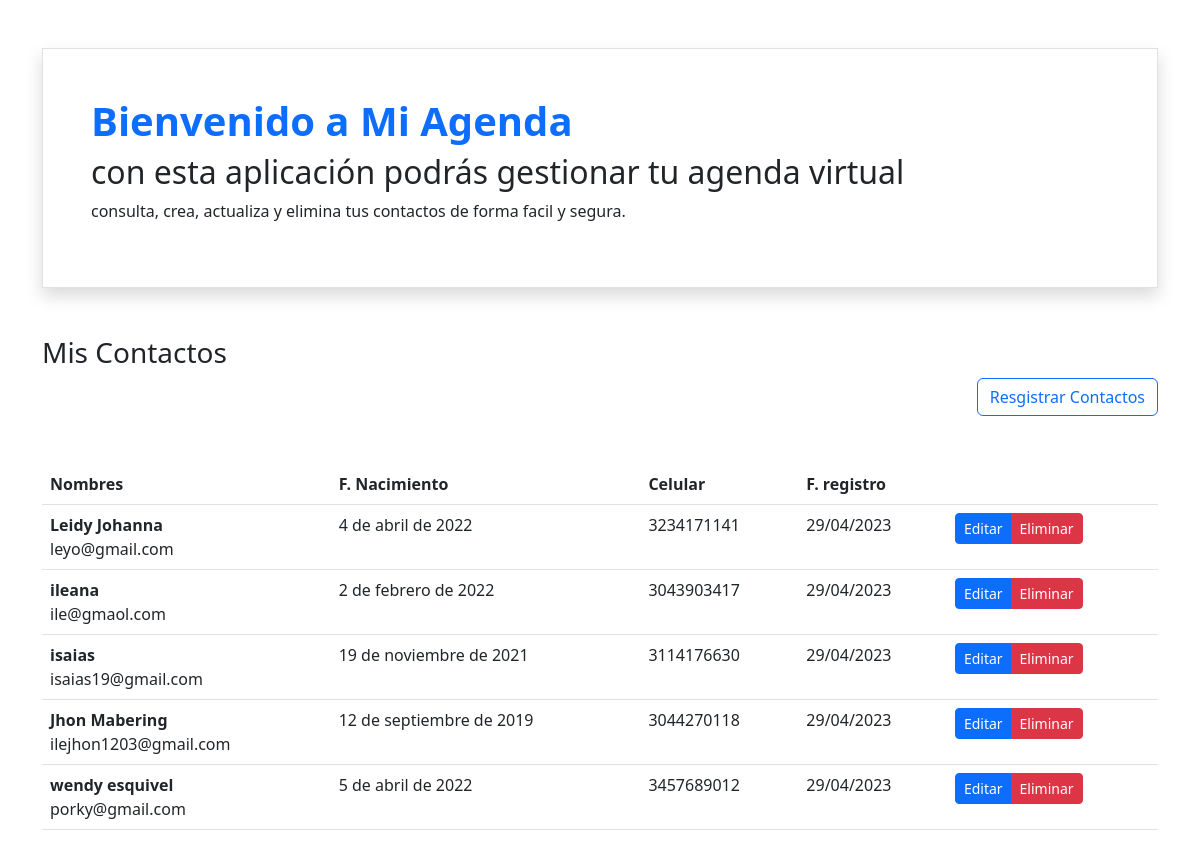
The page / on the database its author committed.
### contacts/models.py (models this page shows, shortened)
class Contact(models.Model):
    name=models.CharField(max_length=100)
    email=models.EmailField(max_length=58)
    birth=models.DateField(null=True, blank=True)
    phone=models.CharField(max_length=15, null=True, blank=True)
    created=models.DateField(auto_now_add=True)

### contacts/views.py (the view)
# urls.py: path('', views.ContactListView.as_view(), name='contact_list'),
class ContactListView(generic.ListView):
    model = Contact

### contacts/templates/contacts/contact_list.html (shortened to what this page needs)
{% load static %}
<!DOCTYPE html>
<html lang="es">
<head>
    <link rel="stylesheet"  href="{% static 'bootstrap/css/bootstrap.min.css' %}">
</head>
<body class="container py-5">
    <div class="p-5 border border-1 shadow">
        <h1 class="fw-bold text-primary"> Bienvenido a Mi Agenda  </h1>
        <h2> con esta aplicación podrás gestionar tu agenda virtual</h2>
        <p>
            consulta, crea, actualiza y elimina tus contactos de forma facil y segura.
        </p>
    </div>
    <div class="mt-5">
        <h3> Mis Contactos </h3>
        <div class="text-end">
            <a href="" class="btn btn-outline-primary">
                Resgistrar Contactos
            </a>
        </div>
    </div>
        <table class="mt-5 table table-hover">
            <thead>
                <tr>
                    <th> Nombres </th>
                    <th> F. Nacimiento</th>
                    <th> Celular </th>
                    <th> F. registro </th>
                    <th></th>
                </tr>
            </thead>
            <tbody>
                {% for contact in object_list %}
                <tr>
                    <td>
                        <div class="fw-bold">{{contact.name}}</div>
                        <div>{{contact.email}}</div>
                    </td>
                    <td>{{contact.birth}}</td>
                    <td>{{contact.phone}}</td>
                    <td>{{contact.created|date:'d/m/Y'}}</td>
                    <td>
                        <div class="btn-group btn-group-sm">
                            <a href="" class="btn btn-primary">Editar</a>
                            <a href="" class="btn btn-danger">Eliminar</a>
                        </div>
                    </td>
                </tr>
                {% endfor %}
            </tbody>
        </table>
</body>
</html>

### rows shown on the page
Contact: name "Leidy Johanna", email "leyo@gmail.com", birth "4 de abril de 2022", phone "3234171141", created "29/04/2023"
Contact: name "ileana", email "ile@gmaol.com", birth "2 de febrero de 2022", phone "3043903417", created "29/04/2023"
Contact: name "isaias", email "isaias19@gmail.com", birth "19 de noviembre de 2021", phone "3114176630", created "29/04/2023"
Contact: name "Jhon Mabering", email "ilejhon1203@gmail.com", birth "12 de septiembre de 2019", phone "3044270118", created "29/04/2023"
Contact: name "wendy esquivel", email "porky@gmail.com", birth "5 de abril de 2022", phone "3457689012", created "29/04/2023"
